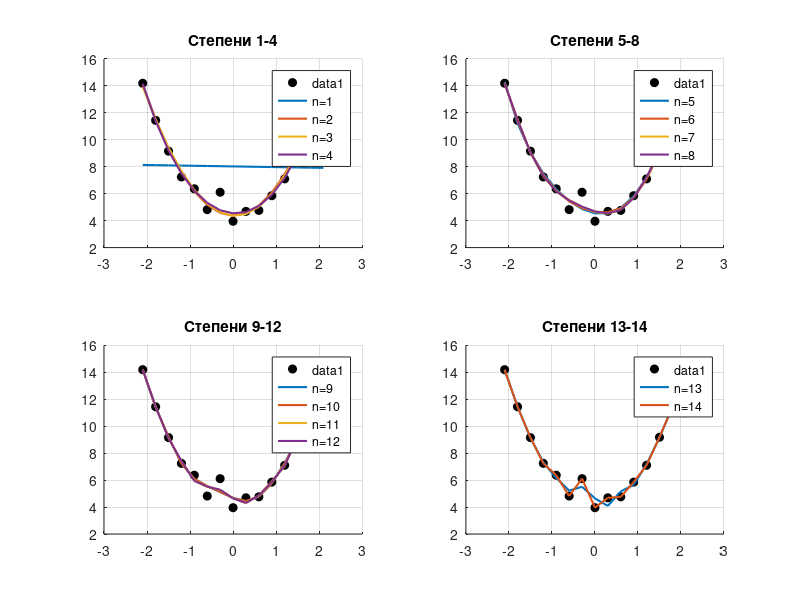

Write MATLAB code to recreate this figure.
clc;
x = [-2.1, -1.8, -1.5, -1.2, -0.9, -0.6, -0.3, 0, 0.3, 0.6, 0.9, 1.2, 1.5, 1.8, 2.1];
y = [14.1982, 11.4452, 9.1586, 7.2426, 6.3640, 4.8182, 6.1088, 3.9536, 4.6872, 4.7601, 5.8511, 7.1010, 9.1792, 11.4214, 14.0970];

n = length(x);
sigma = zeros(1, n);

for m = 0:n-1
    p = polyfit(x, y, m);
    y_fit = polyval(p, x);
    sum_sq = sum((y_fit - y).^2);
    sigma(m+1) = sqrt(sum_sq / (n - m));
    coeffs = fliplr(p);
end


[min_sigma, r_index] = min(sigma);
r = r_index - 1;


p_opt = polyfit(x, y, r);
coeffs_opt = fliplr(p_opt);

fprintf('МИНИМАЛЬНОЕ СКО = %.6e\n\n', min_sigma);
fprintf('P_%d(x) = ', r);

disp(polyout(p_opt, 'x'));
fprintf('\n');

figure;

subplot(2,2,1);
hold on;
plot(x, y, 'ko', 'MarkerSize', 6, 'MarkerFaceColor', 'k');
for n = 1:4
    p = polyfit(x, y, n);
    y_fit = polyval(p, x);
    plot(x, y_fit, 'LineWidth', 1.5, 'DisplayName', sprintf('n=%d', n));
end
title('Степени 1-4');
legend show;
grid on;
hold off;


subplot(2,2,2);
hold on;
plot(x, y, 'ko', 'MarkerSize', 6, 'MarkerFaceColor', 'k');
for n = 5:8
    p = polyfit(x, y, n);
    y_fit = polyval(p, x);
    plot(x, y_fit, 'LineWidth', 1.5, 'DisplayName', sprintf('n=%d', n));
end
title('Степени 5-8');
legend show;
grid on;
hold off;


subplot(2,2,3);
hold on;
plot(x, y, 'ko', 'MarkerSize', 6, 'MarkerFaceColor', 'k');
for n = 9:12
    p = polyfit(x, y, n);
    y_fit = polyval(p, x);
    plot(x, y_fit, 'LineWidth', 1.5, 'DisplayName', sprintf('n=%d', n));
end
title('Степени 9-12');
legend show;
grid on;
hold off;


subplot(2,2,4);
hold on;
plot(x, y, 'ko', 'MarkerSize', 6, 'MarkerFaceColor', 'k');
for n = 13:14
    p = polyfit(x, y, n);
    y_fit = polyval(p, x);
    plot(x, y_fit, 'LineWidth', 1.5, 'DisplayName', sprintf('n=%d', n));
end
title('Степени 13-14');
legend show;
grid on;
hold off;
